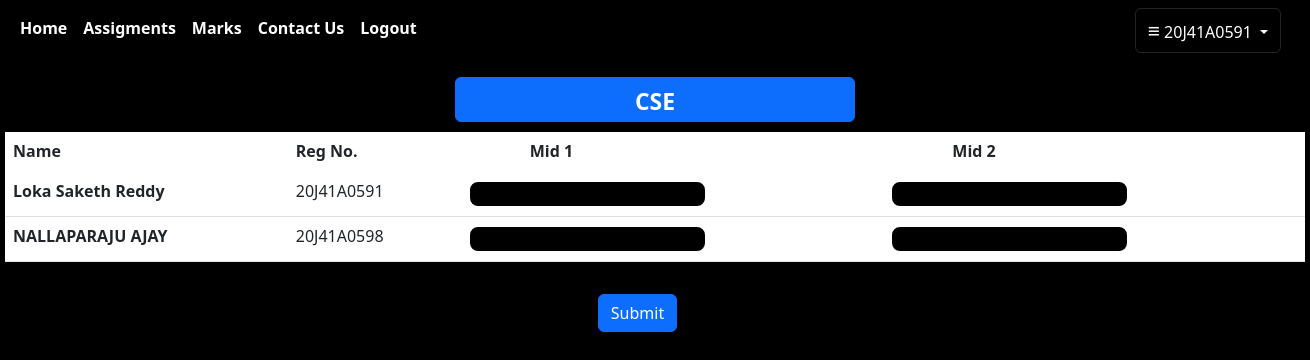
The app's page /marks (signed in), older data.
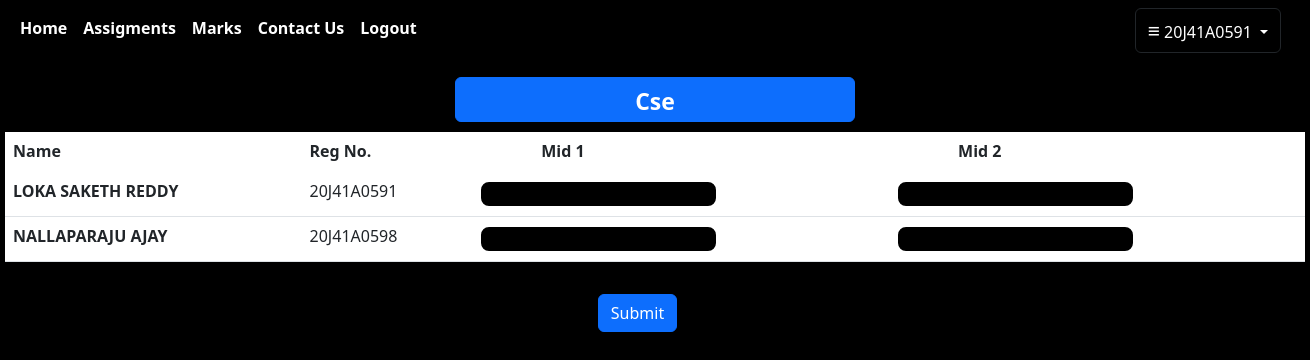
The same page, newer data.
### user/models.py (models this page shows, shortened)
class LoginDetails(models.Model):
    username=models.CharField(max_length=20,primary_key=True)
    password=models.CharField(max_length=20)
    name=models.CharField(max_length=100)
    usertype=models.CharField(max_length=30,default="usertype")
    dept=models.CharField(max_length=30,default="department")

### user/views.py (the view, shortened to what this page needs)
# urls.py: path('marks',views.marks),
def marks(request):
    uname=request.session.get('uname')
    fac=LoginDetails.objects.get(username=uname)
    students=LoginDetails.objects.filter(usertype="Student")
    return render(request,'marks.html',{'students':students,'sub':fac.dept,'fac':fac})

### user/templates/marks.html (shortened to what this page needs)
{% extends 'base2.html'%}
{% block content%}
<center>
<button class="btn btn-primary mt-3" style="width:400px;height:45px;font-size:23px;"><b>{{sub}}</b></button><br>
</center>
<center>
    <div class="btn-group" style="margin-top:10px;">
<form action="/marks" method="post">
        <table class="table text-white" style="width:1300px;">
            <thead>
              <tr>
                <th scope="col">Name</th>
                <th scope="col">Reg No.</th>
                <th scope="col" style="padding-left:70px;">Mid 1</th>
                <th scope="col" style="padding-left:70px;">Mid 2</th>
              </tr>
            </thead>
            <tbody class="table-group-divider">
                {% for student in students%}
                <tr>
                    <th scope="row">{{student.name}}</th>
                    <td>{{student.username}}</td>
                    <td><input type="number" name="{{student.username}}" class="text-primary bg-black text-white" style="border:2px solid white;border-radius:10px;"></td>
                    <td><input type="number" name="{{student.name}}"class="text-primary bg-black text-white" style="border:2px solid white;border-radius:10px;"></td>
                </tr>
                {% endfor %}
            </tbody>
          </table>
        </div>
        <br>
        <input type="submit" class="btn btn-primary" style="margin-right:35px;">
</center>
{% endblock%}

### user/templates/base2.html (shortened to what this page needs)
<html>
<head>
    <link href="https://cdn.jsdelivr.net/npm/bootstrap@5.3.0-alpha1/dist/css/bootstrap.min.css" rel="stylesheet">
</head>
<body class="bg-black" style="height:auto;">
    <nav class="navbar navbar-expand-lg sticky-top" style="background-color:black;">
        <div class="container-fluid">
          <div class="collapse navbar-collapse" id="navbarNav">
            <ul class="navbar-nav">
              <li class="nav-item">
                <a class="nav-link text-white" href="/faculty"><strong>Home</strong></a>
              </li>
              <li class="nav-item">
                <a class="nav-link text-white" href="/assignments"><strong>Assigments</strong></a>
              </li>
              <li class="nav-item">
                <a class="nav-link text-white" href="/marks"><strong>Marks</strong></a>
              </li>
              <li class="nav-item">
                <a class="nav-link text-white" href="#"><strong>Contact Us</strong></a>
              </li>
              <li class="nav-item">
                <a class="nav-link text-white" href="/logout"><strong>Logout</strong></a>
              </li>
              <li class="nav-item dropdown" style="position:relative;left:710px;">
                <button class="btn btn-dark dropdown-toggle bg-black" data-bs-toggle="dropdown" aria-expanded="false">
                 <p style="font-size:130%;display:inline;">&equiv;</p> {{fac.username}}
                </button>
              </li>
            </ul>
          </div>
        </div>
      </nav>
      {% block content %}
      {% endblock %}
    </body>
</html>

Row changes from the older to the newer data that the page shows:
changed LoginDetails "20J41A0591": dept "CSE" → "Cse"; name "Loka Saketh Reddy" → "LOKA SAKETH REDDY"
